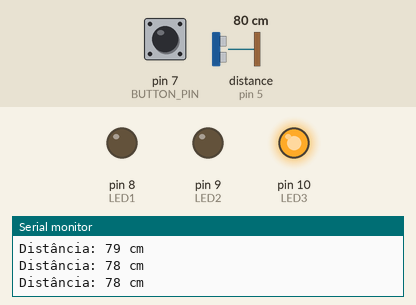
Recording of a sketch running on a simulated Arduino Uno, built with avr-gcc and run on an emulated ATmega328P. Parts: output pins drawn as LEDs (lit = HIGH), the last lines printed to the serial monitor. Wiring (inferred from the names in the program): ultrasonic range finder: trigger pin 3; echo pin 5. Dashed ring = blinking. Inputs (shaded band) come from the test bench; at power-on: pin 7 (BUTTON_PIN) LOW, distance to the obstacle (sensor on pin 5) 80 cm. The echo pulse lasts 58.3 µs per cm; pins used as bus, display or sensor lines are not drawn.

Above: at 0.8 s.
0.9 s: pin 7 (BUTTON_PIN) pulled HIGH for 0.15 s
At 1.75 s:
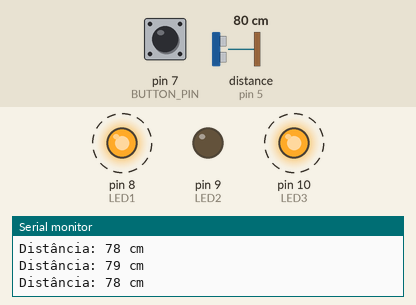
3.9 s: distance to the obstacle (sensor on pin 5) set to 2 cm
At 4.15 s:
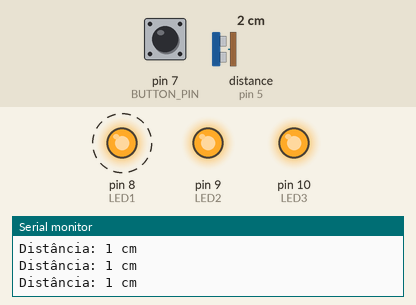
At 4.86 s:
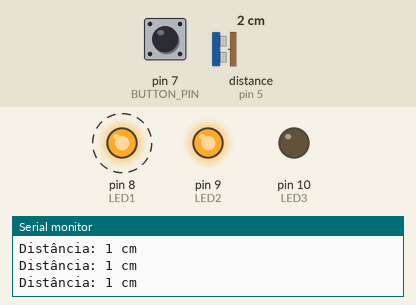
6.9 s: pin 7 (BUTTON_PIN) pulled HIGH for 1 s
At 7.8 s:
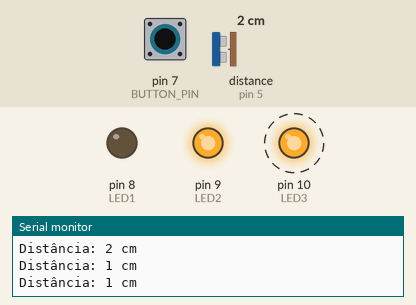
9.9 s: distance to the obstacle (sensor on pin 5) set to 60 cm
12.9 s: distance to the obstacle (sensor on pin 5) set to 250 cm
15.9 s: distance to the obstacle (sensor on pin 5) set to 23 cm
18.9 s: distance to the obstacle (sensor on pin 5) set to 18 cm
Timing chart, 0 to 22.9 s (numbered marks = the images above; inputs shaded):
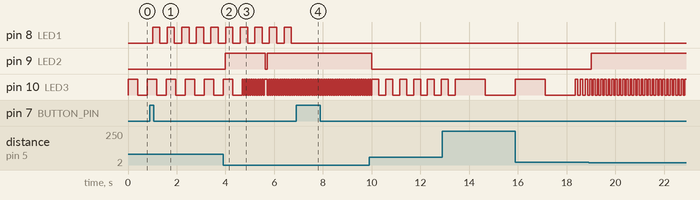

Measured:
- after the input at 0.9 s, pin 8 (LED1): alternates HIGH for 0.30 s and LOW for 0.30 s, starting after 0.11 s
- after the input at 3.9 s, pin 9 (LED2): LOW → HIGH after 0.09 s, → LOW 1.7 s later, → HIGH 0.08 s later
- after the input at 6.9 s, pin 8 (LED1): stops changing and stays LOW
- after the input at 18.9 s, pin 9 (LED2): LOW → HIGH after 0.12 s; pin 10 (LED3): alternates HIGH for 0.08 s and LOW for 0.08 s, starting after 0.20 s
- by itself, pin 10 (LED3): repeats every 0.21 s: HIGH 0.11 s, LOW 0.11 s

The sketch:

finalProject.ino
```cpp
#include <Arduino_FreeRTOS.h>

/* -------------------------------
   DEFINIÇÃO DE PINOS
--------------------------------*/
#define BUTTON_PIN 7   // Botão (pull-down externo)
#define LED1 8         // Pisca ao ligar pelo botão
#define LED2 9         // Limiar de distância
#define LED3 10        // Pisca proporcional à distância

#define TRIG_PIN 3
#define ECHO_PIN 5

/* -------------------------------
   VARIÁVEIS GLOBAIS
--------------------------------*/
volatile bool led1Enabled = false;  // LED1 ligado/desligado pelo botão
volatile long distanciaAtual = 999; // Distância medida pelo sensor

/* Para debounce */
int lastReading = LOW;
int stableState = LOW;
unsigned long lastDebounceTime = 0;
const unsigned long debounceDelay = 50;

/* -------------------------------
   PROTÓTIPOS DAS TAREFAS
--------------------------------*/
void TaskButton(void *pvParameters);
void TaskSonar(void *pvParameters);
void TaskLED1(void *pvParameters);
void TaskLED2(void *pvParameters);
void TaskLED3(void *pvParameters);

/* -------------------------------
   SETUP
--------------------------------*/
void setup() {
  Serial.begin(9600);

  pinMode(BUTTON_PIN, INPUT);
  pinMode(LED1, OUTPUT);
  pinMode(LED2, OUTPUT);
  pinMode(LED3, OUTPUT);

  pinMode(TRIG_PIN, OUTPUT);
  pinMode(ECHO_PIN, INPUT);

  digitalWrite(LED1, LOW);
  digitalWrite(LED2, LOW);
  digitalWrite(LED3, LOW);

  /* Criação das tarefas */
  xTaskCreate(TaskButton, "Button", 128, NULL, 3, NULL);
  xTaskCreate(TaskSonar,  "Sonar",  128, NULL, 2, NULL);
  xTaskCreate(TaskLED1,   "LED1",   128, NULL, 1, NULL);
  xTaskCreate(TaskLED2,   "LED2",   128, NULL, 1, NULL);
  xTaskCreate(TaskLED3,   "LED3",   128, NULL, 1, NULL);

  /* Inicia o escalonador */
  vTaskStartScheduler();
}

void loop() {

}

/* --------------------------------------------------
   TASK1: Ler o botão e alternar LED1 (toggle)
---------------------------------------------------*/
void TaskButton(void *pvParameters) {
  (void) pvParameters;

  for (;;) {
    int reading = digitalRead(BUTTON_PIN);

    // Debounce
    if (reading != lastReading) {
      lastDebounceTime = millis();
    }

    if ((millis() - lastDebounceTime) > debounceDelay) {
      if (reading != stableState) {

        // Borda de subida -> toggle LED1
        if (reading == HIGH) {
          led1Enabled = !led1Enabled;
          Serial.print("LED1 agora está: ");
          Serial.println(led1Enabled ? "LIGADO" : "DESLIGADO");
        }

        stableState = reading;
      }
    }

    lastReading = reading;
    vTaskDelay(20 / portTICK_PERIOD_MS);
  }
}

/* --------------------------------------------------
   TASK2: Sensor ultrassônico
---------------------------------------------------*/
void TaskSonar(void *pvParameters) {
  (void) pvParameters;

  for (;;) {
    digitalWrite(TRIG_PIN, LOW);
    delayMicroseconds(2);

    digitalWrite(TRIG_PIN, HIGH);
    delayMicroseconds(10);
    digitalWrite(TRIG_PIN, LOW);

    long duration = pulseIn(ECHO_PIN, HIGH, 30000); // Timeout 30ms

    if (duration == 0) {
      distanciaAtual = -1; // fora do range
    } else {
      distanciaAtual = duration * 0.034 / 2;
    }

    Serial.print("Distância: ");
    Serial.print(distanciaAtual);
    Serial.println(" cm");

    vTaskDelay(100 / portTICK_PERIOD_MS);
  }
}

/* --------------------------------------------------
   TASK3: LED1 pisca se estiver ativado pelo botão
---------------------------------------------------*/
void TaskLED1(void *pvParameters) {
  (void) pvParameters;

  const int blinkTime = 300; // ms

  for (;;) {
    if (led1Enabled) {
      digitalWrite(LED1, HIGH);
      vTaskDelay(blinkTime / portTICK_PERIOD_MS);
      digitalWrite(LED1, LOW);
      vTaskDelay(blinkTime / portTICK_PERIOD_MS);
    } else {
      digitalWrite(LED1, LOW);
      vTaskDelay(50 / portTICK_PERIOD_MS);
    }
  }
}

/* --------------------------------------------------
   TASK4: LED2 acende se distância < limiar
---------------------------------------------------*/
void TaskLED2(void *pvParameters) {
  (void) pvParameters;

  const int threshold = 20; // cm

  for (;;) {
    if (distanciaAtual > 0 && distanciaAtual < threshold) {
      digitalWrite(LED2, HIGH);
    } else {
      digitalWrite(LED2, LOW);
    }

    vTaskDelay(80 / portTICK_PERIOD_MS);
  }
}

/* --------------------------------------------------
   TASK5: LED3 pisca proporcional à distância
---------------------------------------------------*/
void TaskLED3(void *pvParameters) {
  (void) pvParameters;

  for (;;) {
    if (distanciaAtual == -1) {
      // Fora do range -> aceso continuamente
      digitalWrite(LED3, HIGH);
      vTaskDelay(100 / portTICK_PERIOD_MS);
    } else {
      // Quanto mais perto, mais rápido
      int t = distanciaAtual * 5;
      if (t < 50) t = 50;         // limiar mínimo

      digitalWrite(LED3, HIGH);
      vTaskDelay(t / portTICK_PERIOD_MS);

      digitalWrite(LED3, LOW);
      vTaskDelay(t / portTICK_PERIOD_MS);
    }
  }
}
```
